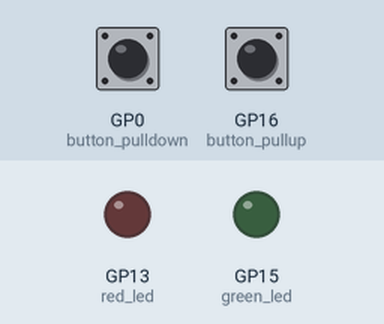
Simulated run of this program. Board: Raspberry Pi Pico running MicroPython. Shown: output pins drawn as LEDs (lit = HIGH). Inputs (shaded band) come from the test bench; at power-on: GP16 (button_pullup) HIGH, GP0 (button_pulldown) LOW. What the program prints to the serial console is not drawn.

Above: at 1.2 s.
1.3 s: GP16 (button_pullup) pulled LOW for 0.15 s
At 1.37 s:
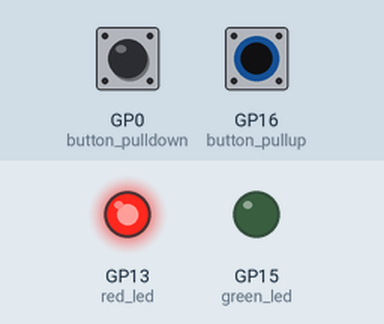
2.9 s: GP0 (button_pulldown) pulled HIGH for 0.15 s
At 2.97 s:
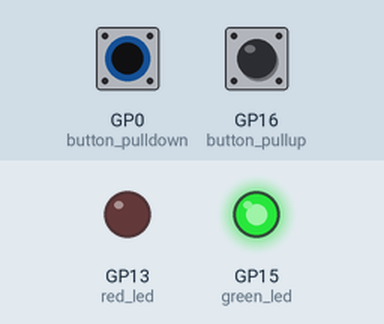
4.5 s: GP0 (button_pulldown) pulled HIGH for 3.2 s
At 8.7 s:
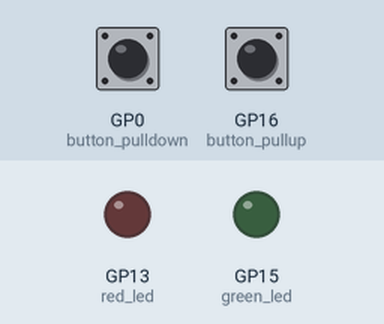
9.2 s: GP16 (button_pullup) pulled LOW for 3.2 s
At 9.9 s:
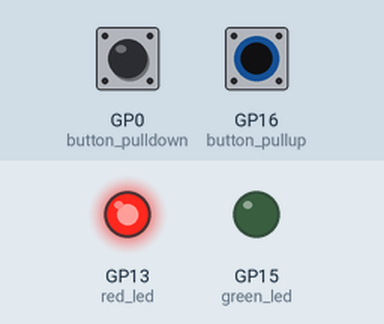
13.9 s: GP0 (button_pulldown) driven HIGH and GP16 (button_pullup) driven LOW
At 14.6 s:
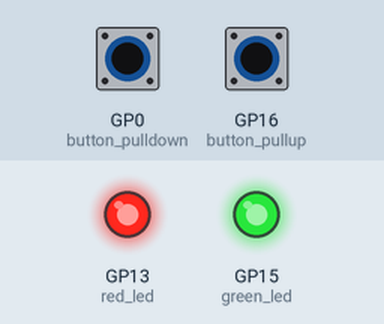
Timing chart, 0 to 16.4 s (numbered marks = the images above; inputs shaded):
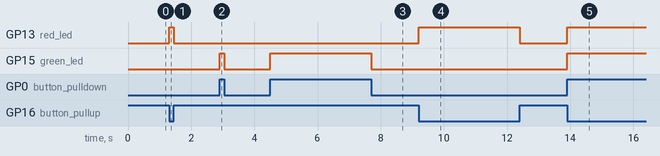

Measured:
- after the input at 1.3 s, GP13 (red_led): LOW → HIGH at once, → LOW 0.15 s later
- after the input at 2.9 s, GP15 (green_led): LOW → HIGH at once, → LOW 0.15 s later
- after the input at 4.5 s, GP15 (green_led): LOW → HIGH at once, → LOW 3.2 s later
- after the input at 9.2 s, GP13 (red_led): LOW → HIGH at once, → LOW 3.2 s later
- after the input at 13.9 s, GP13 (red_led), GP15 (green_led): LOW → HIGH at once

The program:

button_example.py
```python
"""
Button Control Example
Demonstrates both pull-down and pull-up button configurations
controlling separate LEDs (green and red).
"""

import machine
import time

green_led = machine.Pin(15, machine.Pin.OUT)
red_led = machine.Pin(13, machine.Pin.OUT)
button_pulldown = machine.Pin(0, machine.Pin.IN, machine.Pin.PULL_DOWN)
button_pullup = machine.Pin(16, machine.Pin.IN, machine.Pin.PULL_UP)
while True:
    if not button_pulldown.value():
        green_led.value(0)
        print ("pulldown button pressed")
    else:
        green_led.value(1)

    if not button_pullup.value():
        red_led.value(1)
        print ("pullup button pressed")
    else:
        red_led.value(0)

""" Interrupt example

button_pulldown = Pin(0, machine.Pin.IN, machine.Pin.PULL_DOWN)
button_pullup = Pin(16, machine.Pin.IN, machine.Pin.PULL_UP)

def green_button_handler(pin):
    green_led.toggle()

def red_button_handler(pin):
    red_led.toggle()

button_pulldown.irq(trigger=machine.Pin.IRQ_RISING, handler=green_button_handler)
button_pullup.irq(trigger=machine.Pin.IRQ_FALLING, handler=red_button_handler)
"""
```
